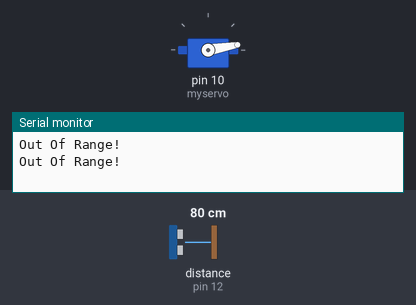
Recording of a sketch running on a simulated Arduino Uno, built with avr-gcc and run on an emulated ATmega328P. Shown: servo, the last lines printed to the serial monitor. Wiring (inferred from the names in the program): ultrasonic range finder: trigger pin 13; echo pin 12. The test bench sets the inputs (shaded band); at power-on: distance to the obstacle (sensor on pin 12) 80 cm. The echo pulse lasts 58.3 µs per cm.

Above: at 1.8 s.
1.9 s: distance to the obstacle (sensor on pin 12) set to 55 cm
3.4 s: distance to the obstacle (sensor on pin 12) set to 47 cm
At 5.2 s:
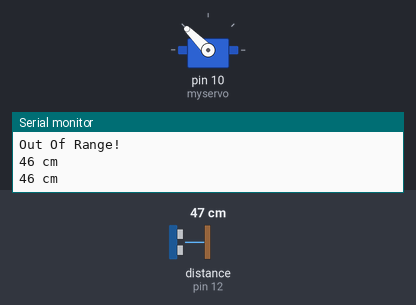
5.5 s: distance to the obstacle (sensor on pin 12) set to 23 cm
7.2 s: distance to the obstacle (sensor on pin 12) set to 19 cm
At 8.7 s:
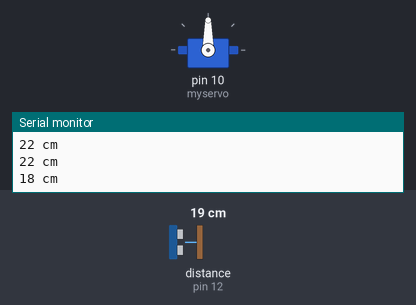
9.5 s: distance to the obstacle (sensor on pin 12) set to 8 cm
11.2 s: distance to the obstacle (sensor on pin 12) set to 5 cm
At 13.1 s:
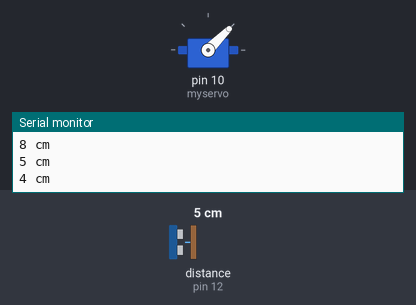
Timing chart, 0 to 14.5 s (numbered marks = the images above; inputs shaded):
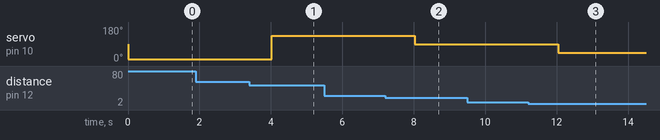

The sketch:

prak5.ino
```cpp
#define trigPin 13
#define echoPin 12
#include <Servo.h>
Servo myservo;

void setup() {
  Serial.begin (9600);
  pinMode(trigPin, OUTPUT);
  pinMode(echoPin, INPUT);
  myservo.attach(10);
}

void loop() {
  long duration, distance;
  digitalWrite(trigPin, LOW);  // Added this line
  delayMicroseconds(2); // Added this line
  digitalWrite(trigPin, HIGH);
//  delayMicroseconds(1000); - Removed this line
  delayMicroseconds(10); // Added this line
  digitalWrite(trigPin, LOW);
  duration = pulseIn(echoPin, HIGH);
  distance = (duration/2) / 29.1;
  if (distance <= 5) {
    myservo.write(45);
    Serial.print(distance);
    Serial.println(" cm");
  }
  else if (distance <=20) {
    myservo.write(90);
    Serial.print(distance);
    Serial.println(" cm");
  }
  else if (distance <=50) {
    myservo.write(135);
    Serial.print(distance);
    Serial.println(" cm");
  }
  else if (distance <=40) {
    myservo.write(180);
    Serial.print(distance);
    Serial.println(" cm");
  }
  else{
    myservo.write(10);
    Serial.println("Out Of Range!");
  }
  delay(1000);
}
```

Measured:
- the behaviour switches between 52 and 51 cm on distance to the obstacle (sensor on pin 12) (found by bisection; images 0 and 1)
- the behaviour switches between 22 and 21 cm on distance to the obstacle (sensor on pin 12) (found by bisection; images 1 and 2)
- the behaviour switches between 7 and 6 cm on distance to the obstacle (sensor on pin 12) (found by bisection; images 2 and 3)
- after the input at 3.4 s, servo on pin 10 (myservo): 10° → 135° after 0.62 s
- after the input at 7.2 s, servo on pin 10 (myservo): 135° → 90° after 0.83 s
- after the input at 11.2 s, servo on pin 10 (myservo): 90° → 45° after 0.84 s
